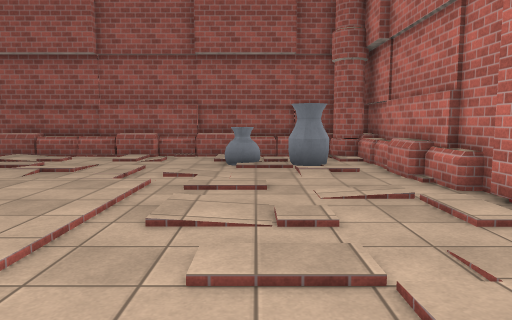
[1] (above)

22 first-person views from a walk through a Unity game level. The camera is 1.3 m above the floor, tilts 6° down and sees 70° across. The floor is counted in squares, 1 m on a side. Each view is taken from the middle of a square. On the plan, view 1 faces up. The plan holds only what a view shows up to about 15 squares ahead; the rest is blank. The place goes on beyond the plan. Surface patterns are stand-ins for the level's own textures.

[2]
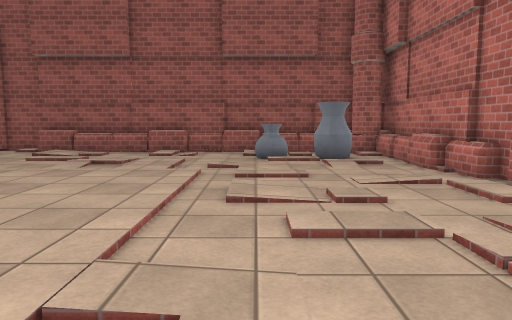

[3]
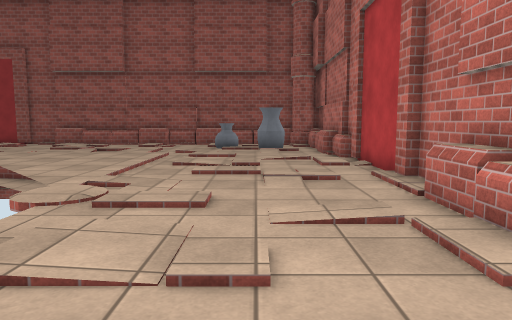

[4]
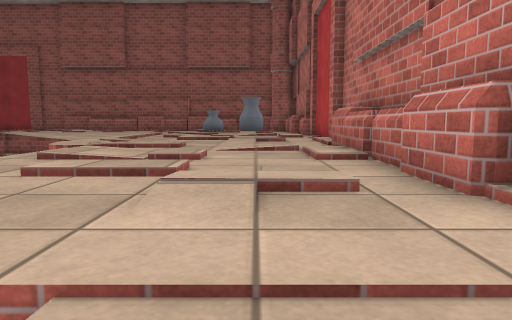

[5]
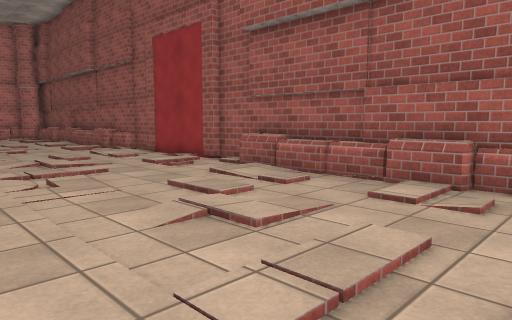

[6]
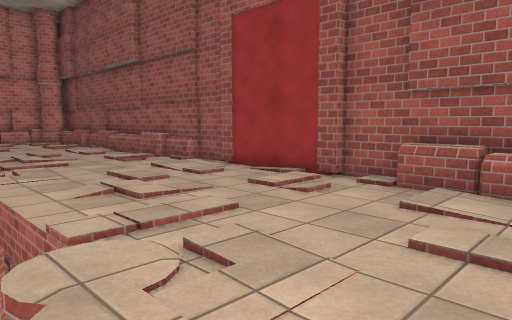

[7]
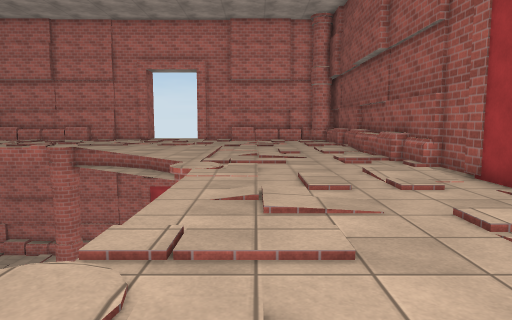

[8]
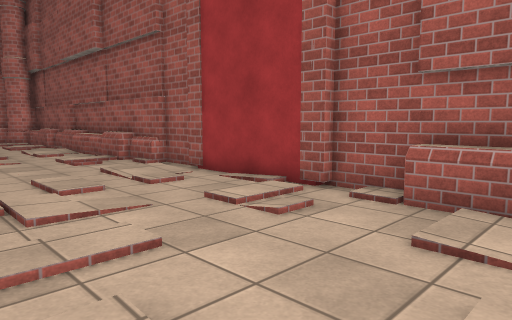

[9]
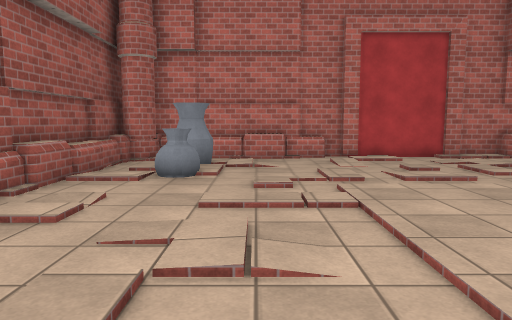

[10]
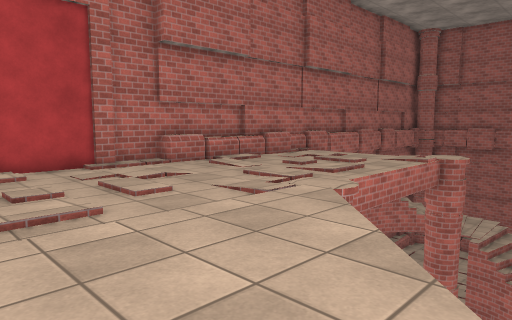

[11]
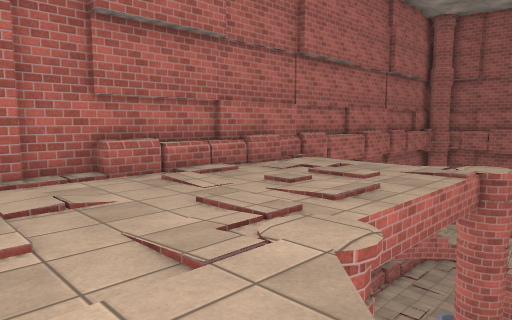

[12]
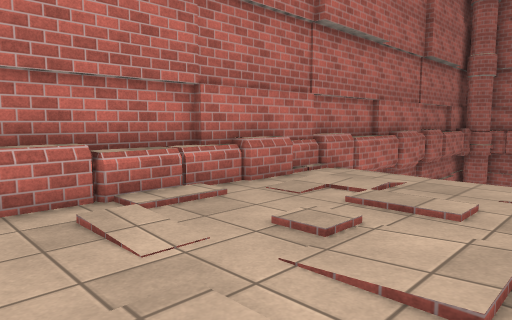

[13]
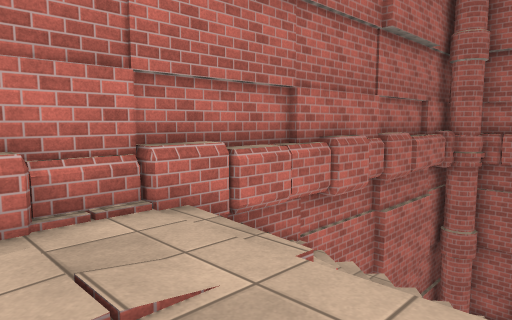

[14]
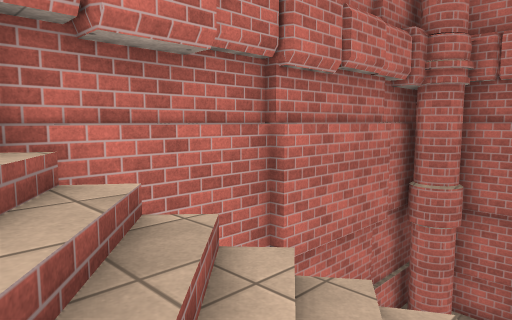

[15]
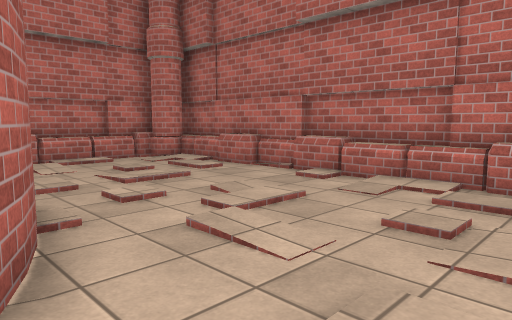

[16]
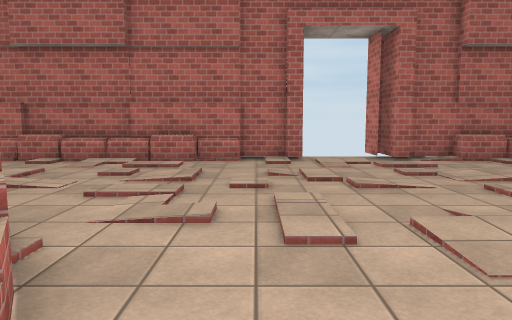

[17]
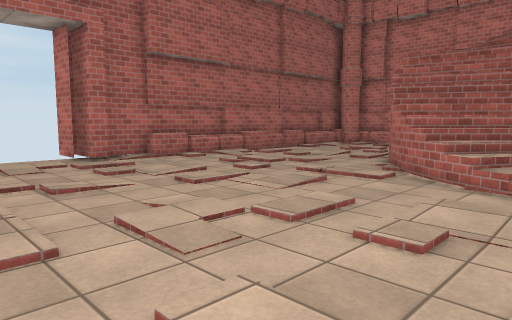

[18]
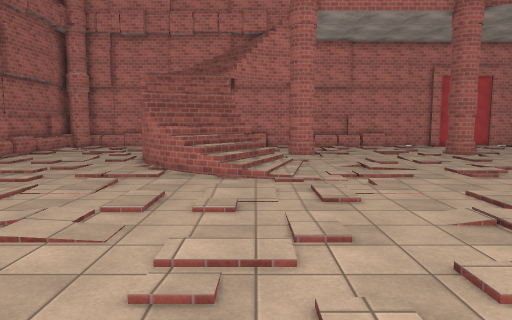

[19]
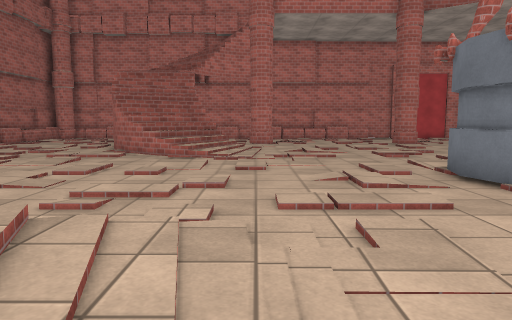

[20]
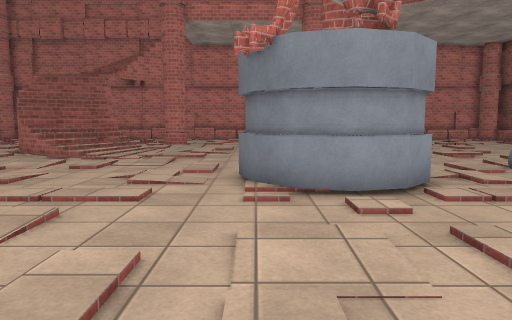

[21]
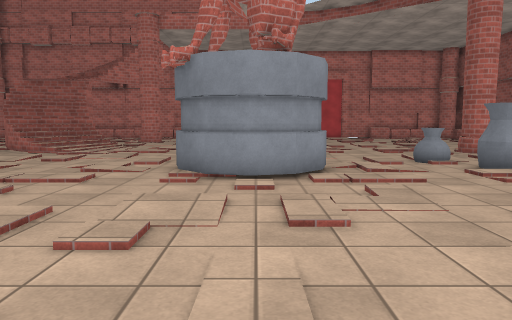

[22]
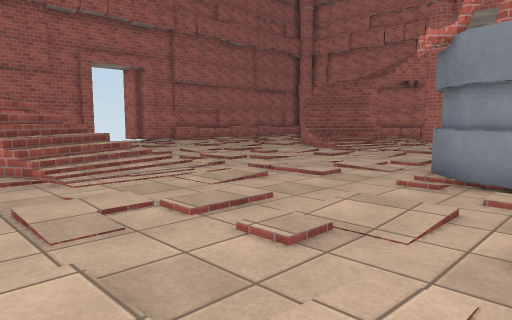

### Floor plan
Key: @ floor where view 1 was taken; # wall or solid block; x gap in a wall; . main floor; : floor 5.75 m higher than the main floor; + floor 7.75 m higher than the main floor; * floor 8 m higher than the main floor; / step, stairs or slope; = window, fence, low wall or low ledge; ^ raised ledge; v drop or lower ground.
Columns run from 23 left of view 1 to 5 right of it. Each row starts with its distance up from view 1.
 15 ###############==######==#^##
 14 **************************^##
 13 ***************************^#
 12 **********************=#x#*=
 11 ***************************^
 10 ***************************^
  9 ***************************^
  8 *****/......***************=#
  7 ***/....       ************##
  6 **/..  ..#.     ***********##
  5 */  ...#=....   ************#
  4     ..........   ***********#
  3      ........... .**********#
  2      ............  *********#
  1          ##.........********#
  0           ##........***@***=#
 -1  ....     ##....... .******=#
 -2 .....     ##.......  ******^#
 -3 ........###........  ******=#
 -4 ...................  ******^#
 -5 ...................  ******^
 -6 ...................  ******^
 -7 ................... .******#
 -8  .................. v/ .//+##
 -9 ///........../../=       / #
-10 /////......../////         #
-11 ////#.........////     / //#
-12 ///=..........v///      //:##
-13 //#............v//      ///##
-14 /#..............#/      //.
-15 #................./#/
-16 ........................
-17 ...........................=#
-18 ...........................^#
-19 ...........................=#
-20 ...........................^#
-21    .......................##
-22    ^^........#^^^^^^^##^^^##
-23   ^^^###..###^^^^^^^^######
-24        #

Positions as (right, up) in squares from view 1, and headings:
1: (0, 0), facing up
2: (-1, -1), facing up
3: (1, -6), facing up
4: (2, -9), facing up
5: (-2, 7), facing up-left
6: (-7, 7), facing up-left
7: (-8, 10), facing left
8: (-8, 9), facing up-left
9: (-10, 10), facing right
10: (-7, 7), facing down-right
11: (-5, 4), facing down-right
12: (-2, 1), facing down-right
13: (-1, -5), facing down-right
14: (0, -11), facing down-right
15: (-9, -14), facing down-right
16: (-11, -9), facing down
17: (-11, -9), facing down-left
18: (-8, -10), facing left
19: (-6, -8), facing left
20: (-5, -3), facing left
21: (-3, -1), facing left
22: (-4, 0), facing down-left
